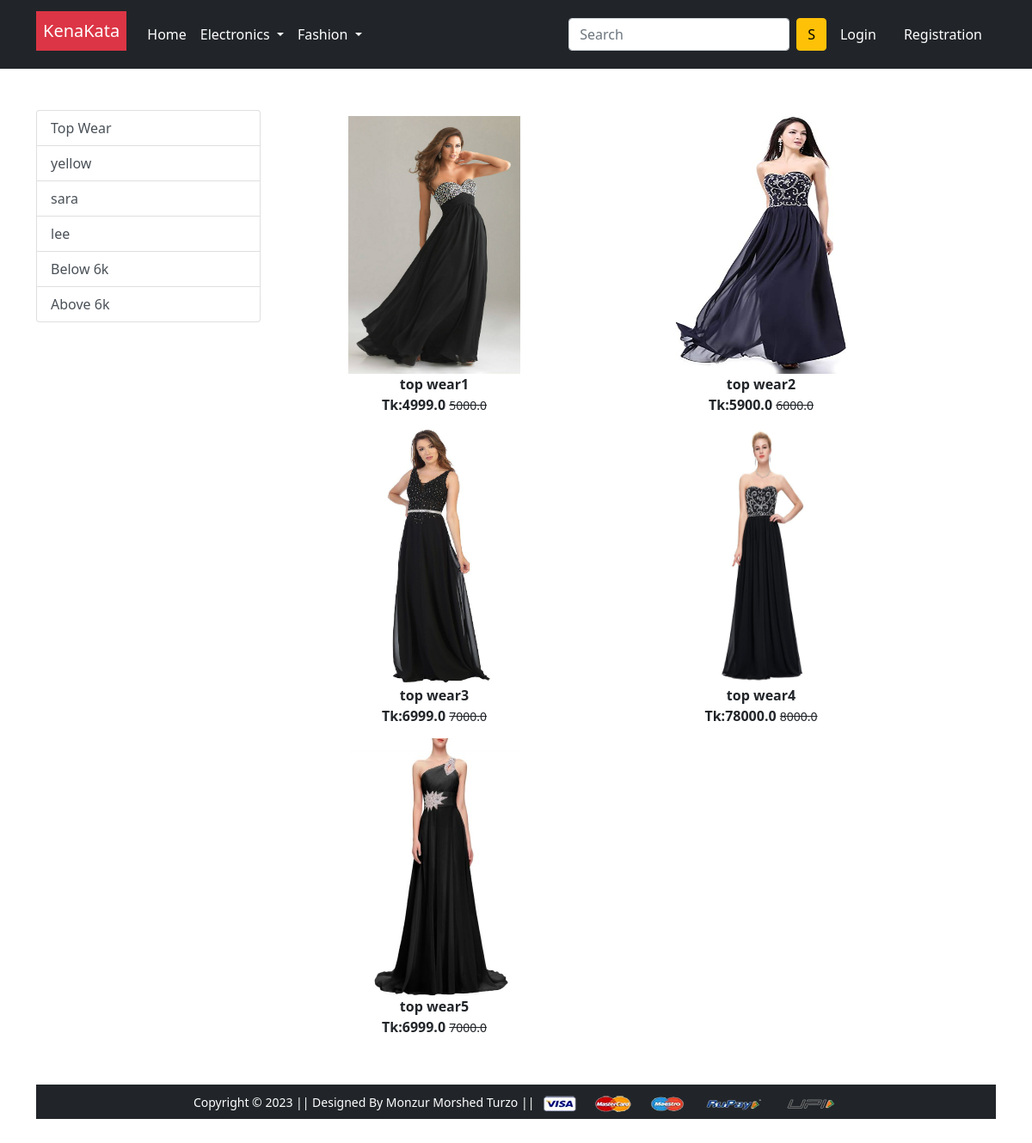
Screenshot of /topwear with the database file from the repository.
### app/models.py (models this page shows, shortened)
class Product(models.Model):
    title=models.CharField(max_length=100)
    selling_price=models.FloatField()
    discounted_price=models.FloatField()
    description=models.TextField()
    brand=models.CharField(max_length=100)
    catagory=models.CharField(choices=CATAGORY_CHOICES,max_length=2)
    product_image=models.ImageField(upload_to='productimg')

### app/views.py (the view)
# urls.py: path('topwear', views.topwear, name='topwear'),
def topwear(request,data=None):
    if data == None:
        topwears=Product.objects.filter(catagory='TW')
    elif data== 'below' :
        topwears=Product.objects.filter(catagory='TW').filter(discounted_price__lt=6000)
    elif data== 'above' :
        topwears=Product.objects.filter(catagory='TW').filter(discounted_price__gt=6000)
    elif data == 'yellow' or 'sara' or 'lee':
        topwears=Product.objects.filter(catagory='TW').filter(brand=data)
    return render(request, 'app/topwear.html',{'topwears':topwears})

### app/templates/app/topwear.html (shortened to what this page needs)
{% extends 'app/base.html' %}
{% load static %}
{% block main-content %}
<div class="container my-5">
 <div class="row">
  <div class="col-sm-3">
    <div class="list-group">
        <a href="{% url 'topwear' %}" class="list-group-item list-group-item-action" aria-current="true">Top Wear</a>
        <a href="{% url 'topweardata' 'yellow' %}" class="list-group-item list-group-item-action" aria-current="true">yellow</a>
        <a href="{% url 'topweardata' 'sara' %}" class="list-group-item list-group-item-action" aria-current="true">sara</a>
        <a href="{% url 'topweardata' 'lee' %}" class="list-group-item list-group-item-action" aria-current="true">lee</a>
        <a href="{% url 'topweardata' 'below' %}" class="list-group-item list-group-item-action" aria-current="true">Below 6k</a>
        <a href="{% url 'topweardata' 'above' %}" class="list-group-item list-group-item-action" aria-current="true">Above 6k</a>
        </div>
    </div>
    <div class="col-sm-8">
        <div class="row">
            {% for product in topwears %}
                <div class="col-sm-6 text-center mb-6" >
                    <a href="{% url 'product-detail' product.id %}" class="btn">
                        <div class="item">
                            <img src="{{product.product_image.url}}" alt="" height="300" width="200" class="">
                                <div class="fw-bold"> {{product.title}}</div>
                                    <div class="fw-bold">Tk:{{product.discounted_price}}
                                        <small class="fw-light text-decoration-line-through">
                                            {{product.selling_price}}
                                        </small>
                                    </div>
                         </div>
                    </a>
                </div>
            {% endfor %}
        </div>
    </div>
</div>
{% endblock main-content %}

### rows the page displays
Product: product_image (picture), title "top wear1", discounted_price "4999.0", selling_price "5000.0"
Product: product_image (picture), title "top wear2", discounted_price "5900.0", selling_price "6000.0"
Product: product_image (picture), title "top wear3", discounted_price "6999.0", selling_price "7000.0"
Product: product_image (picture), title "top wear4", discounted_price "78000.0", selling_price "8000.0"
Product: product_image (picture), title "top wear5", discounted_price "6999.0", selling_price "7000.0"
